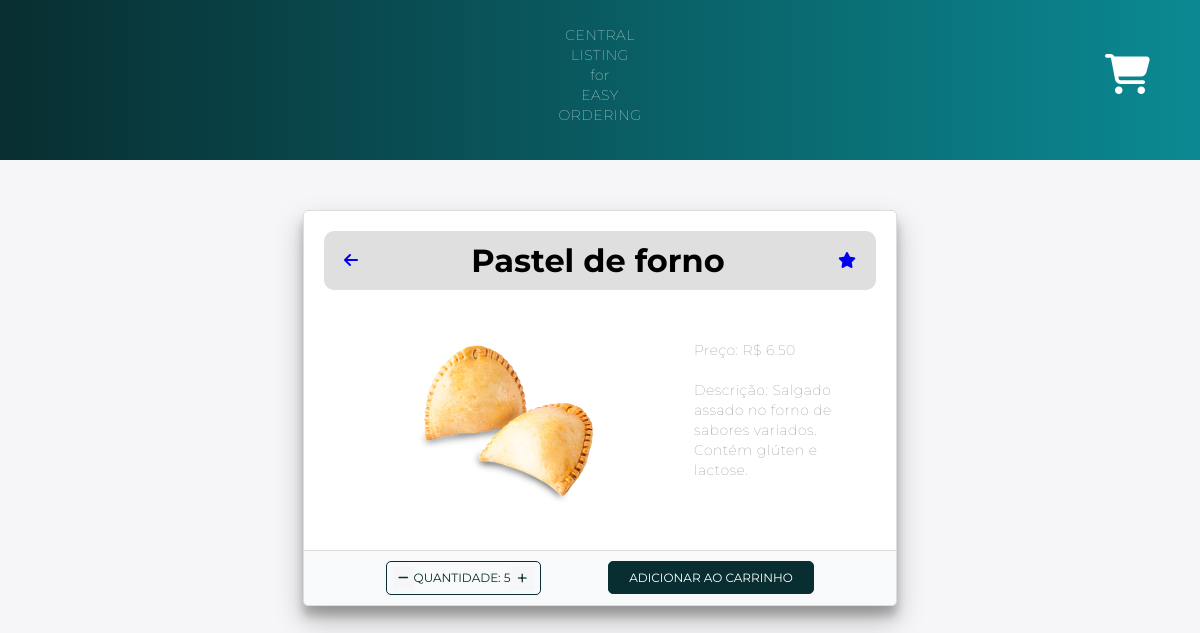
The app's page /product_detail/1/ (signed in), older data.
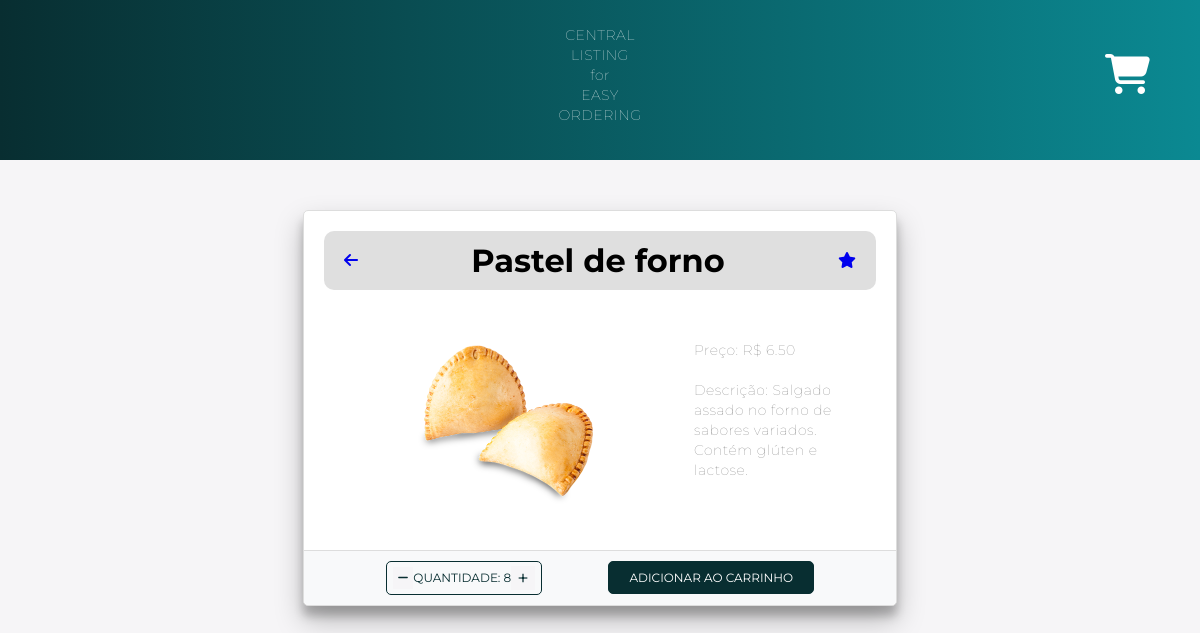
The same page, newer data.
### main/models.py (models this page shows)
class Cart(models.Model):
    user = models.ForeignKey(User, on_delete=models.CASCADE)
    product = models.ForeignKey(FoodProduct, on_delete=models.CASCADE)
    quantity = models.PositiveBigIntegerField(default=1)

### main/views.py (the view)
# urls.py: path('product_detail/<int:product_id>/', views.product_detail_view, name='product_detail'),
@login_required(login_url='login')
def product_detail_view(request, product_id):
    product = get_object_or_404(FoodProduct, id=product_id)
    quant, created = Cart.objects.get_or_create(user=request.user, product=product)
    context = {'product': product, 'quant': quant}
    return render(request, 'product_detail.html', context)

### templates/product_detail.html (shortened to what this page needs)
{% load static %}
<!DOCTYPE html>
<html>
<head>
    <link rel="stylesheet" type="text/css" href="{% static '../static/css/product_detail.css' %}">
    <link rel="stylesheet" href="https://cdnjs.cloudflare.com/ajax/libs/font-awesome/6.4.0/css/all.min.css" />
</head>
<body>
    <nav>
        <p>CENTRAL<br>LISTING<br>for<br>EASY<br>ORDERING</p>
        <div class="cart-icon">
            <a class="fas fa-shopping-cart cart-link" href="{% url 'cart' %}" style="text-decoration:none"></a>
        </div>
    </nav>
    <div class="container">
        <div class="row">
            <div class="col-md-4 mb-4">
                <div class="card h-100">
                    <div class="top-bar">
                        <a href="{% url 'home' %}" class="back-to-home">
                            <i class="fas fa-arrow-left" name="go-back"></i>
                        </a>
                        <h1 class="text-center">{{ product.name }} </h1>
                        <a href="{% url 'add_favorite' product.id %}" style="text-decoration:none">
                            <i class="fa fa-star" name="star_detail"></i>
                        </a>
                    </div>
                    <div class="card-body">
                        <div class="card-colunm">
                            <div class="card-img">
                                <img src="{{ product.image.url }}" class="card-img-top" alt="{{ product.name }}">
                            </div>
                            <div class= "card-content">
                                <p class="card-text">Preço: R$ {{ product.price }}</p>
                                <p class="card-text">Descrição: {{ product.description }}</p>
                            </div>
                        </div>
                        <div class="card-footer">
                            <div class="quantity-box btn-counter btn-outline-secondary">
                                <a href="{% url 'decrement_quantity_prod_detail' product.id %}" class="fa-sharp fa-solid fa-minus btn-sm minus-link" style="text-decoration: none" name="decrease"></a>
                                <span>quantidade: {{ quant.quantity }}</span>
                                <a href="{% url 'increment_quantity_prod_detail' product.id %}" class="fa-light fa-plus btn-sm plus-link" style="text-decoration: none" name="increase"></a>
                        </div>
                        <a href="{% url 'add_to_cart_from_detail' product.id %}" class="btn btn-primary" style="text-decoration:none" name="cartAdd">Adicionar ao Carrinho</a>
                    </div>
                    </div>
                </div>
            </div>
        </div>
    </div>
</body>
</html>

Row changes from the older to the newer data that the page shows:
changed Cart: quantity "5" → "8"
